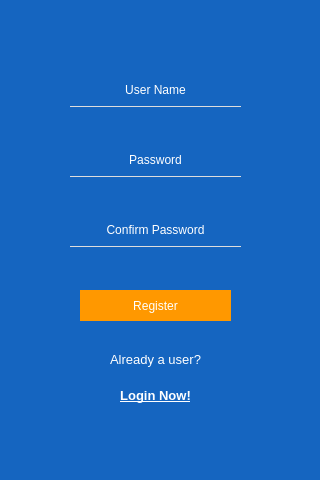
<?xml version="1.0" encoding="UTF-8"?>
<ui version="4.0">
 <class>Form</class>
 <widget class="QWidget" name="Form">
  <property name="geometry">
   <rect>
    <x>0</x>
    <y>0</y>
    <width>320</width>
    <height>480</height>
   </rect>
  </property>
  <property name="windowTitle">
   <string>Form</string>
  </property>
  <property name="styleSheet">
   <string notr="true">/* QWidget */
QWidget {
    background: #1565c0;
}

/* Line Edit */
QLineEdit, QLineEdit:hover {
    border: none;
    padding-bottom: 2px;
    border-bottom: 1px solid #dddddd;
    color: #dddddd;
    background-color:rgba(0,0,0,0);
}

QLineEdit:editable{
    border: none;
    padding-bottom: 2px;
    border-bottom: 2px solid #b2dfdb;
    font-size: 20px;
}

QLineEdit:disabled{
    border: 0px solid white;
    padding-bottom: 2px;
    border-bottom: 2px solid #eeeeee;
}

QLineEdit:focus{
    border: 0px solid white;
    padding-bottom: 2px;
    border-bottom: 2px solid #ff9800;
    color: #eeeeee;
}
QLineEdit:pressed {
    border: none;
    padding-bottom: 2px;
    border-bottom: 2px solid #ff9800;
}

/* Push Button */

QPushButton, QPushButton:focus, QPushButton:focus {
  background-color: #ff9800;
  border: none;
  color: white;
  padding: 3px 20px;
}


QPushButton:hover, QPushButton:hover:focus {
  background-color: #ff9800;
  border-color: #ff9800;
  border: none;
}

QPushButton:selected { 
    border:none;
}

QPushButton:pressed,
QPushButton:pressed:focus {
  background-color: #ee7700;
  border: none;
  color: white;
}

</string>
  </property>
  <widget class="QLineEdit" name="lineEdit">
   <property name="geometry">
    <rect>
     <x>70</x>
     <y>80</y>
     <width>171</width>
     <height>27</height>
    </rect>
   </property>
   <property name="inputMask">
    <string/>
   </property>
  </widget>
  <widget class="QLineEdit" name="lineEdit_2">
   <property name="geometry">
    <rect>
     <x>70</x>
     <y>150</y>
     <width>171</width>
     <height>27</height>
    </rect>
   </property>
   <property name="inputMask">
    <string/>
   </property>
   <property name="text">
    <string/>
   </property>
   <property name="echoMode">
    <enum>QLineEdit::Password</enum>
   </property>
  </widget>
  <widget class="QPushButton" name="pushButton">
   <property name="geometry">
    <rect>
     <x>80</x>
     <y>290</y>
     <width>151</width>
     <height>31</height>
    </rect>
   </property>
   <property name="text">
    <string>Register</string>
   </property>
  </widget>
  <widget class="QLabel" name="label">
   <property name="geometry">
    <rect>
     <x>90</x>
     <y>350</y>
     <width>131</width>
     <height>20</height>
    </rect>
   </property>
   <property name="text">
    <string>&lt;html&gt;&lt;head/&gt;&lt;body&gt;&lt;p align=&quot;center&quot;&gt;&lt;span style=&quot; font-size:10pt; color:#ffffff;&quot;&gt;Already a user?&lt;/span&gt;&lt;/p&gt;&lt;/body&gt;&lt;/html&gt;</string>
   </property>
  </widget>
  <widget class="QLabel" name="label_2">
   <property name="geometry">
    <rect>
     <x>80</x>
     <y>380</y>
     <width>151</width>
     <height>31</height>
    </rect>
   </property>
   <property name="text">
    <string>&lt;html&gt;&lt;head/&gt;&lt;body&gt;&lt;p align=&quot;center&quot;&gt;&lt;span style=&quot; font-size:10pt; font-weight:600; text-decoration: underline; color:#ffffff;&quot;&gt;Login Now!&lt;/span&gt;&lt;/p&gt;&lt;/body&gt;&lt;/html&gt;</string>
   </property>
  </widget>
  <widget class="QLabel" name="label_3">
   <property name="geometry">
    <rect>
     <x>90</x>
     <y>80</y>
     <width>131</width>
     <height>20</height>
    </rect>
   </property>
   <property name="text">
    <string>&lt;html&gt;&lt;head/&gt;&lt;body&gt;&lt;p align=&quot;center&quot;&gt;&lt;span style=&quot; color:#ffffff;&quot;&gt;User Name&lt;/span&gt;&lt;/p&gt;&lt;/body&gt;&lt;/html&gt;</string>
   </property>
  </widget>
  <widget class="QLabel" name="label_4">
   <property name="geometry">
    <rect>
     <x>90</x>
     <y>150</y>
     <width>131</width>
     <height>20</height>
    </rect>
   </property>
   <property name="text">
    <string>&lt;html&gt;&lt;head/&gt;&lt;body&gt;&lt;p align=&quot;center&quot;&gt;&lt;span style=&quot; color:#ffffff;&quot;&gt;Password&lt;/span&gt;&lt;/p&gt;&lt;/body&gt;&lt;/html&gt;</string>
   </property>
  </widget>
  <widget class="QLineEdit" name="lineEdit_3">
   <property name="geometry">
    <rect>
     <x>70</x>
     <y>220</y>
     <width>171</width>
     <height>27</height>
    </rect>
   </property>
   <property name="inputMask">
    <string/>
   </property>
   <property name="text">
    <string/>
   </property>
   <property name="echoMode">
    <enum>QLineEdit::Password</enum>
   </property>
  </widget>
  <widget class="QLabel" name="label_5">
   <property name="geometry">
    <rect>
     <x>90</x>
     <y>220</y>
     <width>131</width>
     <height>20</height>
    </rect>
   </property>
   <property name="text">
    <string>&lt;html&gt;&lt;head/&gt;&lt;body&gt;&lt;p align=&quot;center&quot;&gt;&lt;span style=&quot; color:#ffffff;&quot;&gt;Confirm Password&lt;/span&gt;&lt;/p&gt;&lt;/body&gt;&lt;/html&gt;</string>
   </property>
  </widget>
  <zorder>label_5</zorder>
  <zorder>label_4</zorder>
  <zorder>lineEdit_2</zorder>
  <zorder>label_3</zorder>
  <zorder>label_2</zorder>
  <zorder>lineEdit</zorder>
  <zorder>pushButton</zorder>
  <zorder>label</zorder>
  <zorder>lineEdit_3</zorder>
 </widget>
 <resources/>
 <connections/>
</ui>
